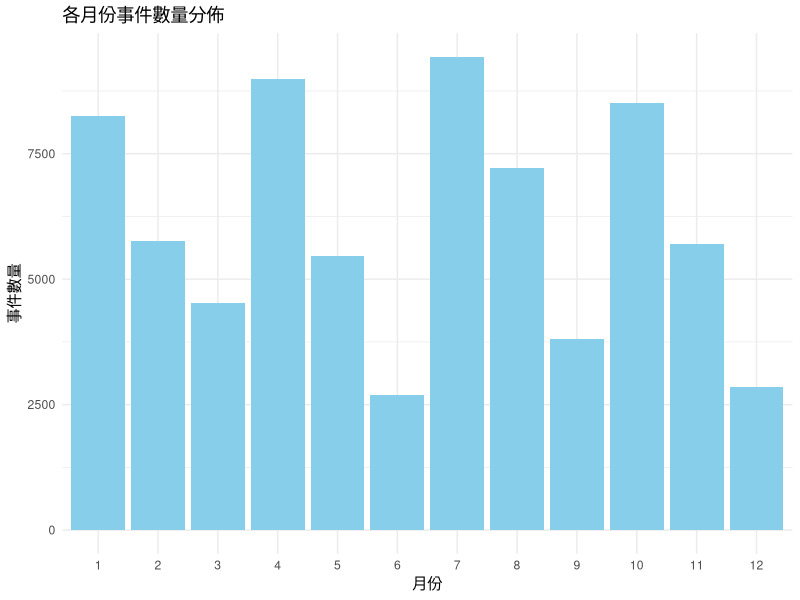
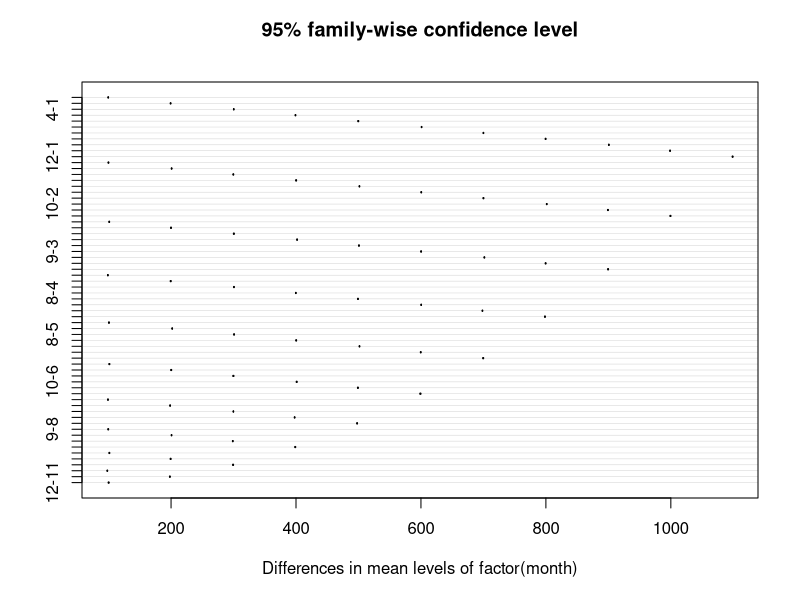

The R script that drew these images, in order:
# 月份與事件數量的季節性變化檢定
# 目標：檢驗事件數量是否具有明顯的季節性特徵。
# 方法：
# 使用 單因素方差分析 (ANOVA) 檢驗不同月份之間的事件數量是否存在顯著差異。
# 假設 H0：不同月份的事件數量無顯著差異。
# 若檢定顯著，進行事後檢定（Tukey HSD）找出具體不同的月份

# 準備數據：從 oc_data 取出月份
# 做ONE WAY ANOVA 檢定：
# 檢驗不同月份之間的事件數量是否存在顯著差異
# 假設 H0：不同月份的事件數量無顯著差異

data <- read.csv("finish.csv")
# 取出月份
data$month <- as.numeric(substr(data$oc_data, 1, nchar(data$oc_data) - 2))
# 確認每個月份的事件數量是否為 0
table(data$month)
# 單因素 ANOVA 檢定
anova_result <- aov(as.numeric(oc_data) ~ factor(month), data = data)

# 檢視 ANOVA 結果
summary(anova_result)


# 事後檢定（Tukey HSD）
tukey_result <- TukeyHSD(anova_result)

# 顯示事後檢定結果
print("Tukey HSD 檢定結果:")
print(tukey_result)
# 如果 ANOVA 檢定顯著，找出具體哪些月份之間的差異顯著
# 視覺化：繪製box plot 和差異圖表
library(ggplot2)

ggplot(data, aes(x = factor(month), y = ..count..)) +
geom_bar(stat = "count", fill = "skyblue") +
labs(title = "各月份事件數量分佈",
       x = "月份",
       y = "事件數量") +
theme_minimal()

# 畫出Tukey圖表
plot(tukey_result)